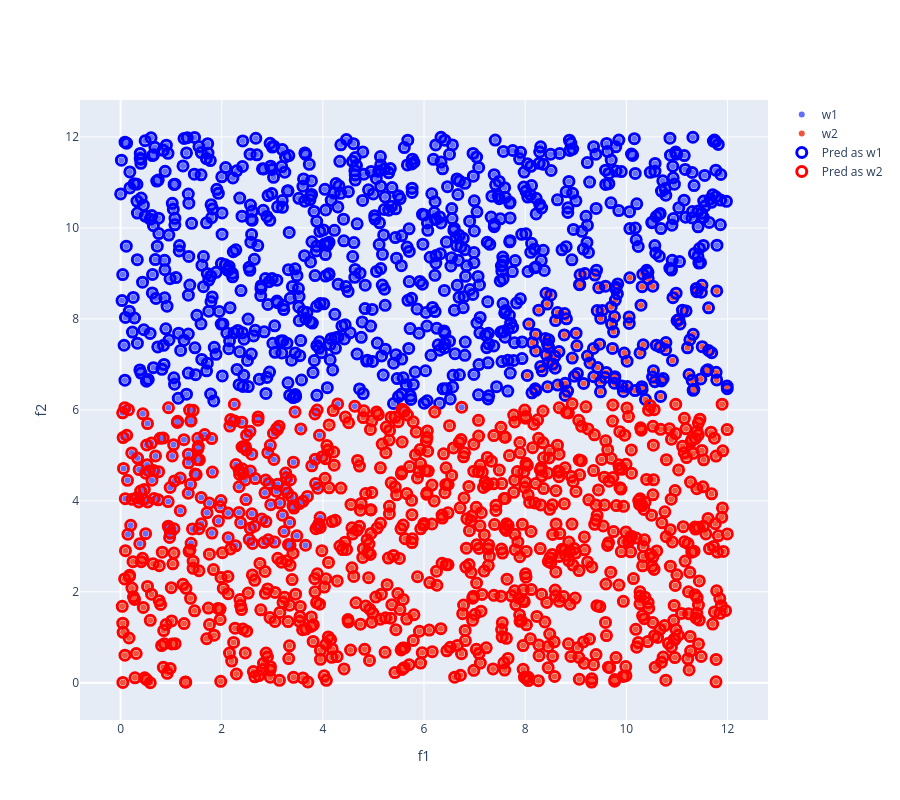

Notebook cell for this chart:
### Code cell
#==========================Main Script==================================
nMod = 1 # Number of models to train
models = trainAdaboost(Xtr.T,ytr,nMod) # Train the Adaboost model

pred = testAdaboost(Xtr.T,ytr,models) # Test the Adaboost model on the training data

#Identify class indexes after prediction
ixW1p=np.where(pred==1)[0]
ixW2p=np.where(pred==-1)[0]

#Calculate accuracy
hits=np.sum(pred==ytr)
AC=hits/Xtr.shape[1]

print("Accuracy="+str(AC))

fig=go.Figure()
fig.add_trace(go.Scatter(x=Xtr[0,ixW1],y=Xtr[1,ixW1],name='w1'))
fig.add_trace(go.Scatter(x=Xtr[0,ixW2],y=Xtr[1,ixW2],name='w2'))


fig.add_trace(go.Scatter(x=Xtr[0,ixW1p],y=Xtr[1,ixW1p],name='Pred as w1',
                         marker_size=10,marker_symbol="circle-open",marker=dict(color="blue",
                                                                                line=dict(width=3,color='blue'))))
fig.add_trace(go.Scatter(x=Xtr[0,ixW2p],y=Xtr[1,ixW2p],name='Pred as w2',
                         marker_size=10,marker_symbol="circle-open",marker=dict(color="red",
                                                                                line=dict(width=3,color='red'))))
fig.update_traces(mode='markers')
fig.update_xaxes(title_text="f1")
fig.update_yaxes(title_text="f2")
fig.update_layout(autosize=False,width=900,height=800)
fig.show()

### Figure 1 — Plotly figure (JSON) as saved in the notebook; plotly's stock layout.template omitted (floating-point values rounded to 4 significant figures; data arrays with more than 128 entries replaced by an {"elided": "..."} marker saying what was removed)
{"data": [{"mode": "markers", "name": "w1", "type": "scatter", "x": {"elided": "915 float values"}, "y": {"elided": "915 float values"}}, {"mode": "markers", "name": "w2", "type": "scatter", "x": {"elided": "882 float values"}, "y": {"elided": "882 float values"}}, {"marker": {"color": "blue", "line": {"color": "blue", "width": 3}, "size": 10, "symbol": "circle-open"}, "mode": "markers", "name": "Pred as w1", "type": "scatter", "x": {"elided": "875 float values"}, "y": {"elided": "875 float values"}}, {"marker": {"color": "red", "line": {"color": "red", "width": 3}, "size": 10, "symbol": "circle-open"}, "mode": "markers", "name": "Pred as w2", "type": "scatter", "x": {"elided": "922 float values"}, "y": {"elided": "922 float values"}}], "layout": {"autosize": false, "height": 800, "width": 900, "xaxis": {"title": {"text": "f1"}}, "yaxis": {"title": {"text": "f2"}}}}
